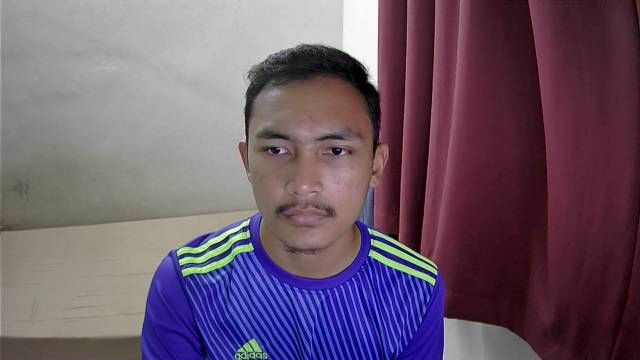
#> input picture Numb.jpg, 640 x 360 px, found by its file name
$ jupyter execute 'Assignment1-Q(a).ipynb'   (older library calls are emulated)
#> lines starting #> are read from the running program, lines starting #| are printed output that depends on the picture
[cell 1]
from google.colab import drive
drive.mount('/content/drive')

[cell 2]
#path of example directory
path = "/content/drive/MyDrive/Colab Notebooks/"

[cell 3]
import cv2
import numpy as np
import matplotlib.pyplot as plt

face_cascade = cv2.CascadeClassifier(cv2.samples.findFile(cv2.data.haarcascades + 'haarcascade_frontalface_default.xml'))

img1 = cv2.imread(path+'Numb.jpg')
#> img1 is the input picture: shape (360, 640, 3); mean B, G, R 106.1, 89.3, 109

color_conv1 = cv2.cvtColor(img1, cv2.COLOR_BGR2RGB)
faces = face_cascade.detectMultiScale(color_conv1)
#> faces = [[219, 85, 171, 171]]
for (x,y,w,h) in faces:
  cv2.rectangle(color_conv1,(x,y),(x+w,y+h),(255,0,0),2)
  face = color_conv1[y:y+h, x:x+w]
  face = cv2.GaussianBlur(face,(23, 23), 1)
  color_conv1[y:y+face.shape[0], x:x+face.shape[1]] = face
  imgCanny1 = cv2.Canny(face,15,60)
  sobelx1 = cv2.Sobel(face, cv2.CV_8U,1,0,ksize=3)
  sobely1 = cv2.Sobel(face, cv2.CV_8U,0,1,ksize=3)
  imgSobel1 = sobelx1 + sobely1
#> this loop made 1 pass
#> pass 1, `imgCanny1 = cv2.Canny(face,15,60)`:
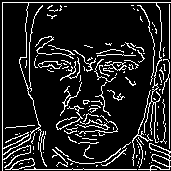
#> imgCanny1: shape (171, 171); 13.1% white in thin lines or dots
#> pass 1, `sobelx1 = cv2.Sobel(face, cv2.CV_8U,1,0,ksize=3)`:
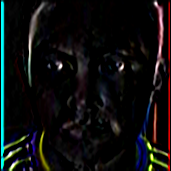
#> sobelx1: shape (171, 171, 3); mean R, G, B 14.2, 15.1, 15.1
#> after the loop:
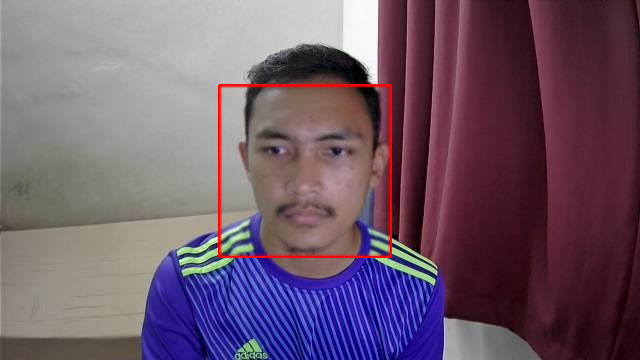
#> color_conv1: shape (360, 640, 3); mean R, G, B 110.2, 88.4, 105.2

img2 = cv2.imread(path+'Smile.jpg')
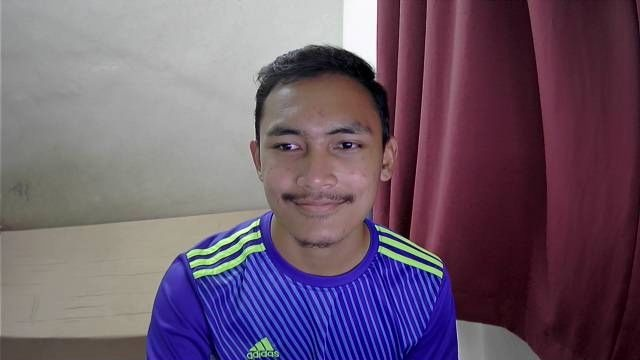
#> input picture Smile.jpg, 640 x 360 px, found by its file name
#> img2 is the input picture: shape (360, 640, 3); mean B, G, R 107.5, 89.5, 109.4

color_conv2 = cv2.cvtColor(img2, cv2.COLOR_BGR2RGB)
faces = face_cascade.detectMultiScale(color_conv2)
#> faces = [[232, 82, 168, 168]]
for (x,y,w,h) in faces:
  cv2.rectangle(color_conv2,(x,y),(x+w,y+h),(255,0,0),2)
  face = color_conv2[y:y+h, x:x+w]
  face = cv2.GaussianBlur(face,(23, 23), 1)
  color_conv2[y:y+face.shape[0], x:x+face.shape[1]] = face
  imgCanny2 = cv2.Canny(face,15,60)
  sobelx2 = cv2.Sobel(face, cv2.CV_8U,1,0,ksize=3)
  sobely2 = cv2.Sobel(face, cv2.CV_8U,0,1,ksize=3)
  imgSobel2 = sobelx2 + sobely2
#> this loop made 1 pass
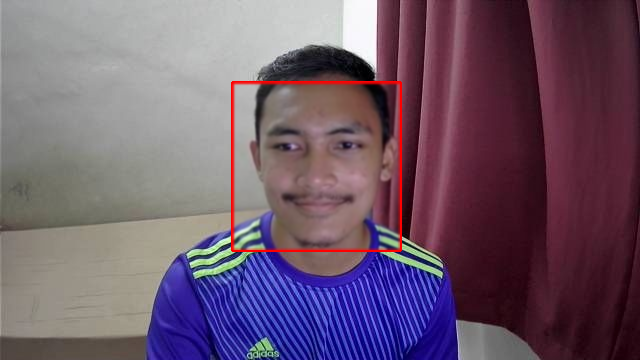
#> color_conv2: shape (360, 640, 3); mean R, G, B 110.5, 88.6, 106.6

img3 = cv2.imread(path+'Sad.jpg')
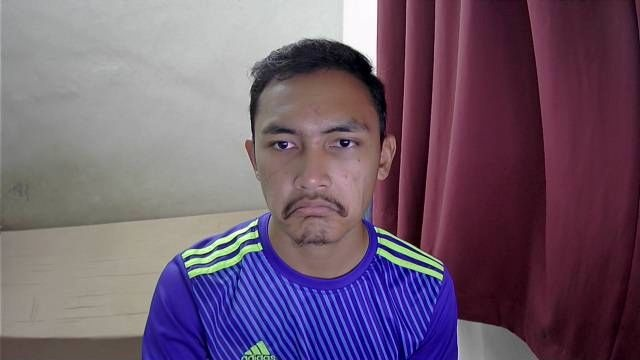
#> input picture Sad.jpg, 640 x 360 px, found by its file name
#> img3 is the input picture: shape (360, 640, 3); mean B, G, R 110, 90.8, 111.7

color_conv3 = cv2.cvtColor(img3, cv2.COLOR_BGR2RGB)
faces = face_cascade.detectMultiScale(color_conv3)
#> faces = [[227, 81, 170, 170]]
for (x,y,w,h) in faces:
  cv2.rectangle(color_conv3,(x,y),(x+w,y+h),(255,0,0),2)
  face = color_conv3[y:y+h, x:x+w]
  face = cv2.GaussianBlur(face,(23, 23), 1)
  color_conv3[y:y+face.shape[0], x:x+face.shape[1]] = face
  imgCanny3 = cv2.Canny(face,15,60)
  sobelx3 = cv2.Sobel(face, cv2.CV_8U,1,0,ksize=3)
  sobely3 = cv2.Sobel(face, cv2.CV_8U,0,1,ksize=3)
  imgSobel3 = sobelx3 + sobely3
#> this loop made 1 pass
#> pass 1, `face = cv2.GaussianBlur(face,(23, 23), 1)`:
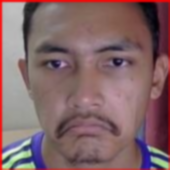
#> face: shape (170, 170, 3); mean R, G, B 130.9, 101.3, 103.9
#> pass 1, `sobelx3 = cv2.Sobel(face, cv2.CV_8U,1,0,ksize=3)`:
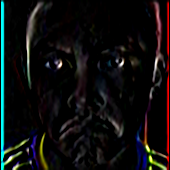
#> sobelx3: shape (170, 170, 3); mean R, G, B 14.2, 14.9, 14.7
#> after the loop:
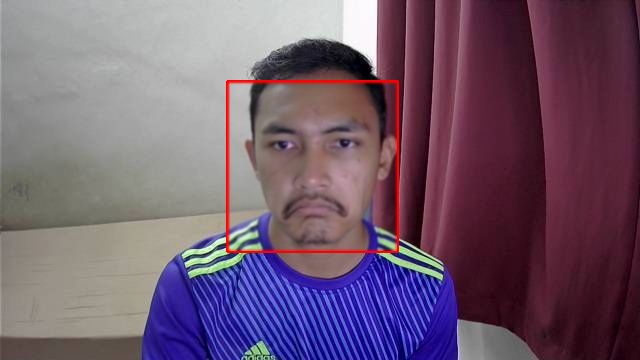
#> color_conv3: shape (360, 640, 3); mean R, G, B 112.9, 90, 109.2

[cell 4]
plt.figure(figsize=[10,5])
plt.subplot(121);plt.imshow(imgCanny1);plt.title("Numb Face Canny")
plt.subplot(122);plt.imshow(imgSobel1);plt.title("Numb Face Sobel")

[cell 5]
plt.figure(figsize=[10,5])
plt.subplot(121);plt.imshow(imgCanny2);plt.title("Smile Face Canny")
plt.subplot(122);plt.imshow(imgSobel2);plt.title("Smile Face Sobel")

[cell 6]
plt.figure(figsize=[10,5])
plt.subplot(121);plt.imshow(imgCanny3);plt.title("Sad Face Canny")
plt.subplot(122);plt.imshow(imgSobel3);plt.title("Sad Face Sobel")
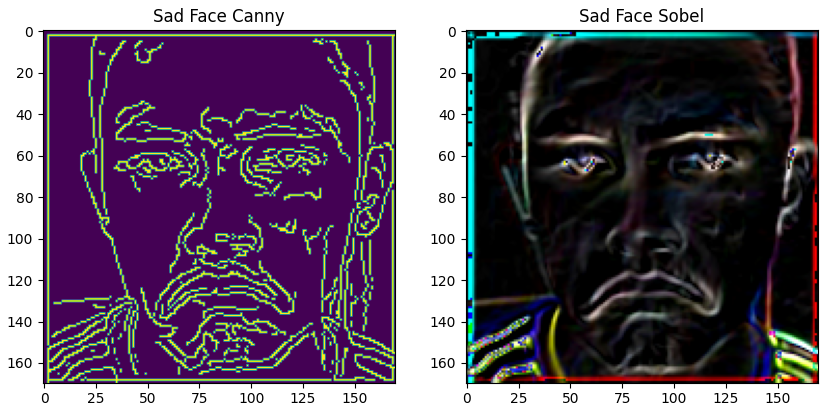
#> figure drawn by matplotlib, 2 panels
